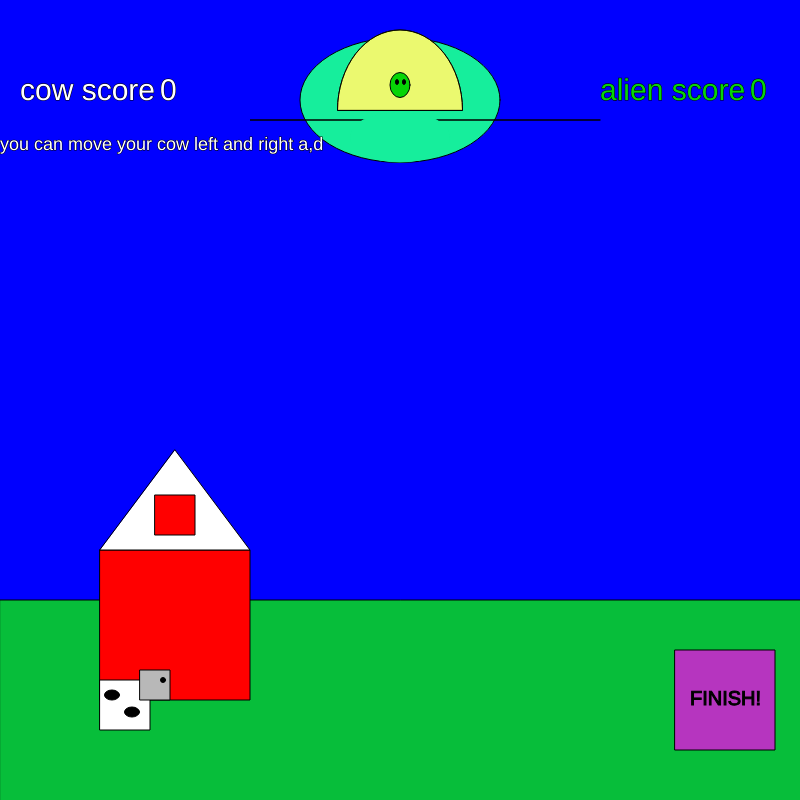
Frame 1 (no input)
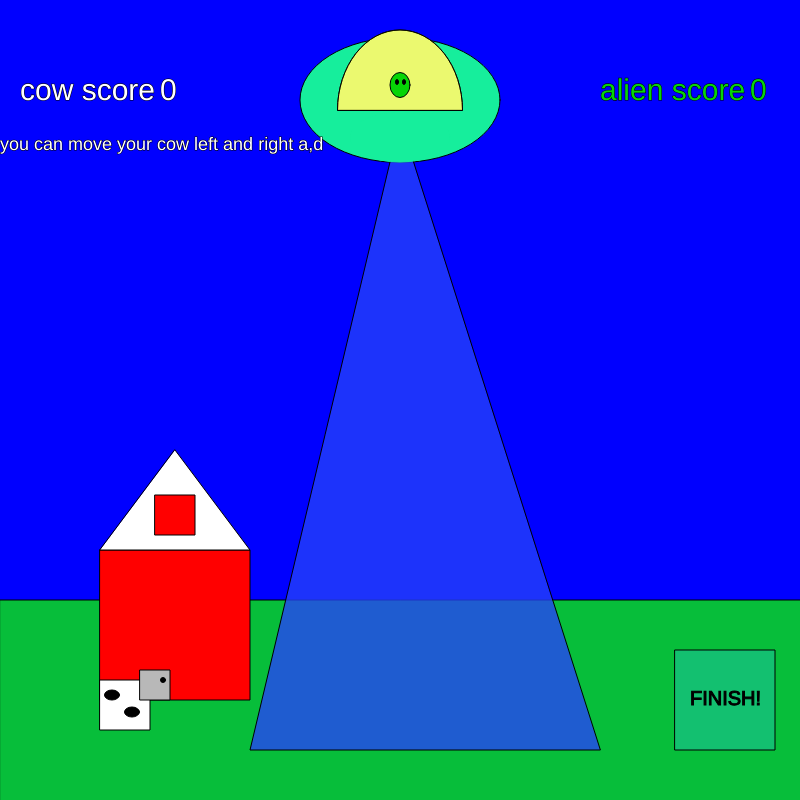
Frame 60 (no input)
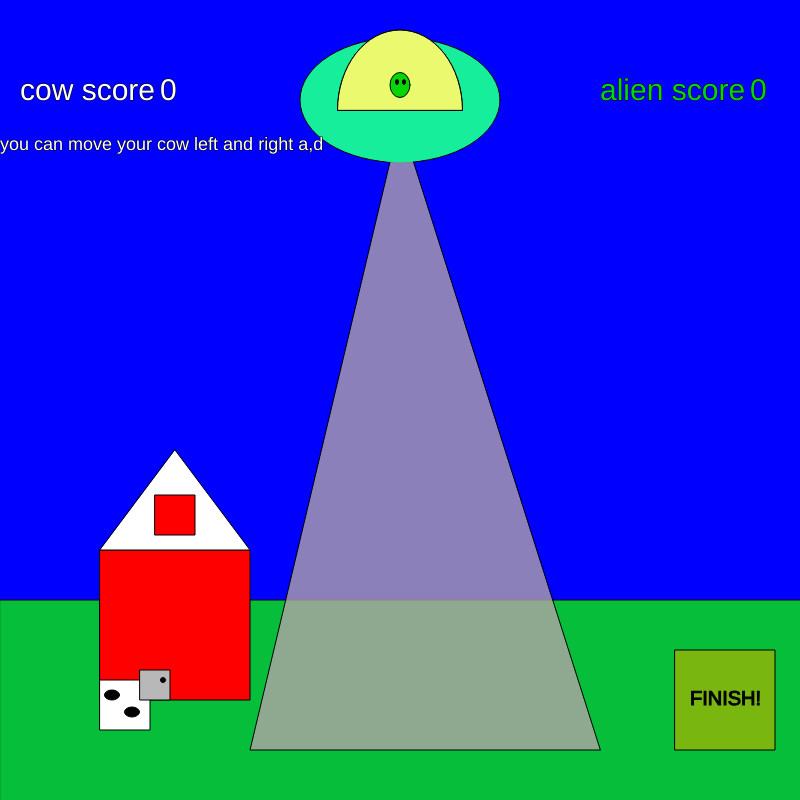
Frame 120 (the mouse pressed at the canvas centre since frame 60)

The p5.js sketch that drew these frames (run headless with seeded random() and noise() and a simulated clock; from frame 60 on, the mouse is pressed at the canvas centre):

// p5.js sketch
// ── sketch.js
var beem=120
var cowX=100
var cowY=680
var beemon=150
var alienX=400
var alienY=110
var finishX=675
var finishY=650
var alienscore=0
var cowscore=0
var astroidY1=1000
var astroidY2=1000
var astroidY3=1000
var speed=3
var sheild=0
function setup() {
  createCanvas(800, 800);

}

function draw() {
  stroke('black')
  background(0,0,255);
  
  fill('#16EE9C')
  ellipse(400,100,200,125)
  
  stroke('black')
  fill('#07BE3A')
  rect(0,600,1000,)
  
  fill('red')
  rect(100,550,150)
  
  fill("white")
  triangle(100,550,250,550,175,450)
  
  fill('red')
  rect(155,495,40)
  
  fill('white')
  arc(400,110,125,160,PI, 0  , CHORD)
  
  fill('rgba(223,245,27,0.63)')
  arc(400,110,125,160,PI, 0  , CHORD)
  
  
   fill(random(255),random(255),random(255))
  rect(finishX,finishY,100,100)
  fill('black')
  textSize(20)
  text('FINISH!',finishX+15,finishY+55)
  
  fill('white')
  rect(cowX,cowY,50)
  fill('black')
  ellipse(cowX+12,cowY+15,15,10)
  ellipse(cowX+32,cowY+32,15,10)
  fill('rgb(184,184,184)')
  rect(cowX+40,cowY-10,30,30)
  fill('black')
  ellipse(cowX+63,cowY,5,5)
  
  fill('rgb(7,213,7)')
  ellipse(alienX,alienY-25,20,25)
  fill('black')
  ellipse(alienX-3,alienY-28,3,5)
  ellipse(alienX+4,alienY-28,3,5)
  
  if(cowscore>10){
  fill('rgb(71,42,6)')
  ellipse(400,astroidY1,100,100) 
  fill('rgb(48,27,4)')
  ellipse(380,astroidY1-15,25,30)
  ellipse(420,astroidY1+15,30,25)
    
  fill('rgb(71,42,6)')
  ellipse(150,astroidY2,100,100) 
  fill('rgb(48,27,4)')
  ellipse(130,astroidY2-15,25,30)
  ellipse(170,astroidY2+15,30,25)
  
    fill('rgb(71,42,6)')
  ellipse(650,astroidY3,100,100) 
  fill('rgb(48,27,4)')
  ellipse(630,astroidY3-15,25,30)
  ellipse(670,astroidY3+15,30,25) 
    
  
  
  fill('rgb(7,213,7)')
  text('You can now use astroids h,j,k',500,150)
  text('And you cant use your beem',500,200)
  }
  
  astroidY1=astroidY1+speed
  astroidY2=astroidY2+speed+1
  astroidY3=astroidY3+speed+2
  
  textSize(30)
  fill('rgb(7,213,7)')
  text('alien score',600,100)
  text(alienscore,750,100)
  
  textSize(30)
  fill('white')
  text('cow score',20,100)
  text(cowscore,160,100)
  
  textSize(18)
  text('you can move your cow left and right a,d',0,150)
  
 
  if(sheild==1){
   rect(cowX-20,cowY-25,120,10)}
  
  beemon=beemon-1
  
  if(beemon>0 && cowscore<=10){
    fill(random(255),random(255),random(255),200)
    triangle(400,120,250,beem,600,beem)
    
    if(cowX > 250 && cowX < 600 && beem > cowY && beemon <= 750) {
      alienscore=alienscore+1 
      cowX=100 
      
            
  if(astroidY1>cowY && astroidY1<cowX){
     alienscore+1}
    }
    
  fill('#16EE9C')
  stroke('#16EE9C')
  ellipse(400,137,100,50)
    
  if(astroidY1>670 && astroidY1<140){
     alienscore=alienscore+1
     }
    
  }

  if(cowX > 675 && cowX < 775){
    cowscore=cowscore+1
    cowX=100 
    if(cowscore>15){
      sheild=1 
    }
  }

  beem=beem+20
  if(beem>750 ){
    beem=750 }
  
 
  
}

function keyPressed(){
  if(key=='a'){
    cowX=cowX-20 }
  if(key=='d'){
     cowX=cowX+20 }

  if(key=='l' && beemon<-200){
    beemon=150
    beem=120 }
  
  if(key=='j' && astroidY1>800){
    astroidY1=0 }
  
  if(key=='h' && astroidY2>800){
     astroidY2=0 }
    
    if(key=='k' && astroidY3>800){
   astroidY3=0
    }
      
      
    
}
